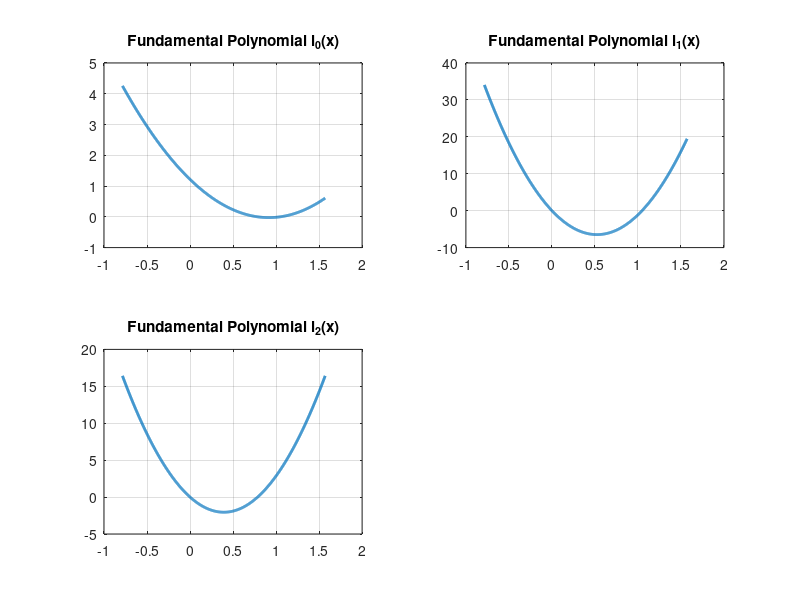

This chart was generated by the following MATLAB code:
f = @(x) cos(x);

% nodes
x_nodes = [0, pi/4, pi/3];
y_nodes = f(x_nodes);

% interval
a = -pi/4;
b = pi/2;
x_plot = linspace(a, b, 1000);

% plot time
figure;

for i = 1:length(x_nodes)
    % compute l_i(x)
    l_i = @(x) prod((x - x_nodes([1:i-1, i+1:end])) / prod((x_nodes(i) - x_nodes([1:i-1, i+1:end]))));

    % get y values
    y_plot = arrayfun(l_i, x_plot);

    % plot l_i(x)
    subplot(2, 2, i);
    plot(x_plot, y_plot, 'LineWidth', 2);

    % info
    title(sprintf('Fundamental Polynomial l_%d(x)', i-1));
    grid on;
end
